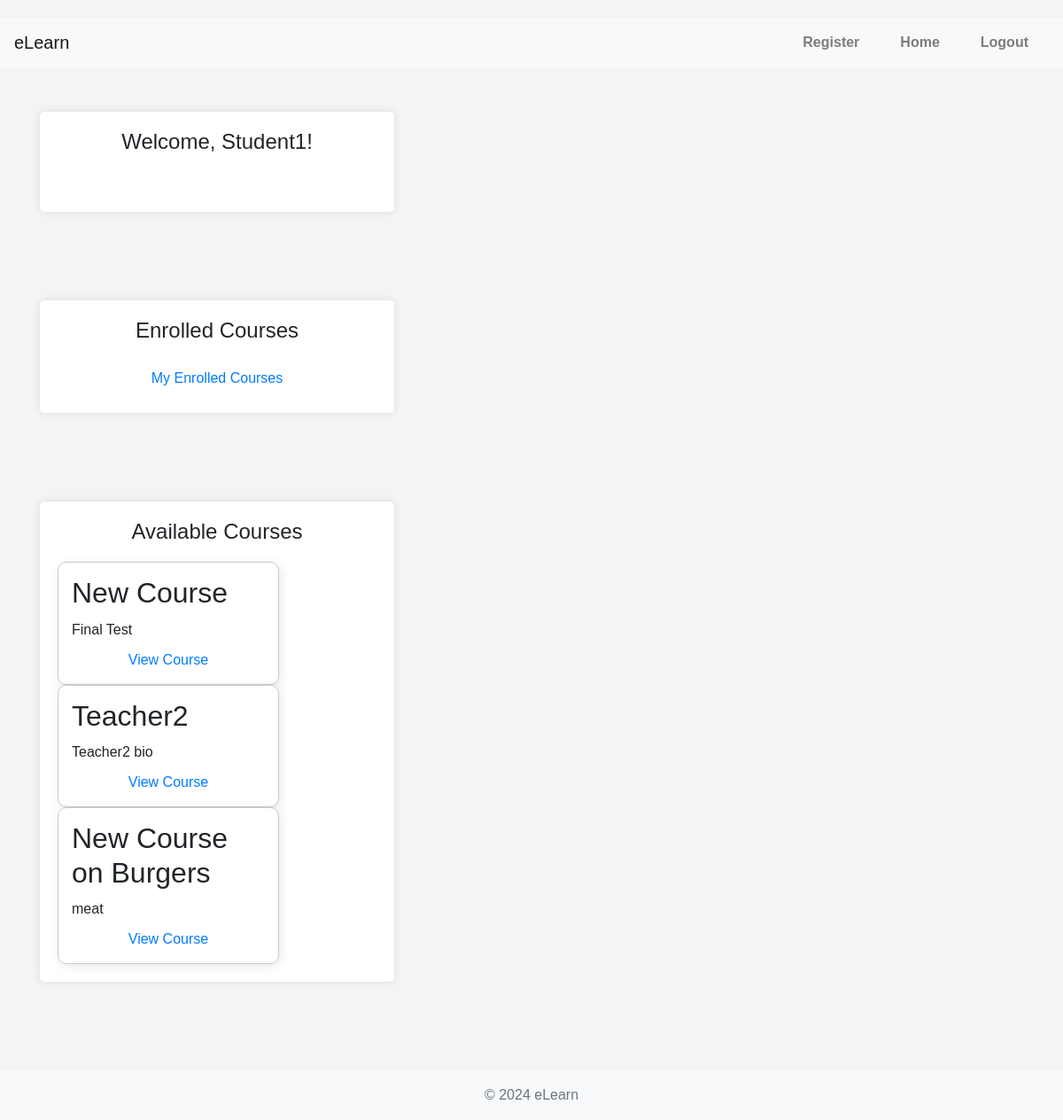
Page / (signed in) on the earlier database version.
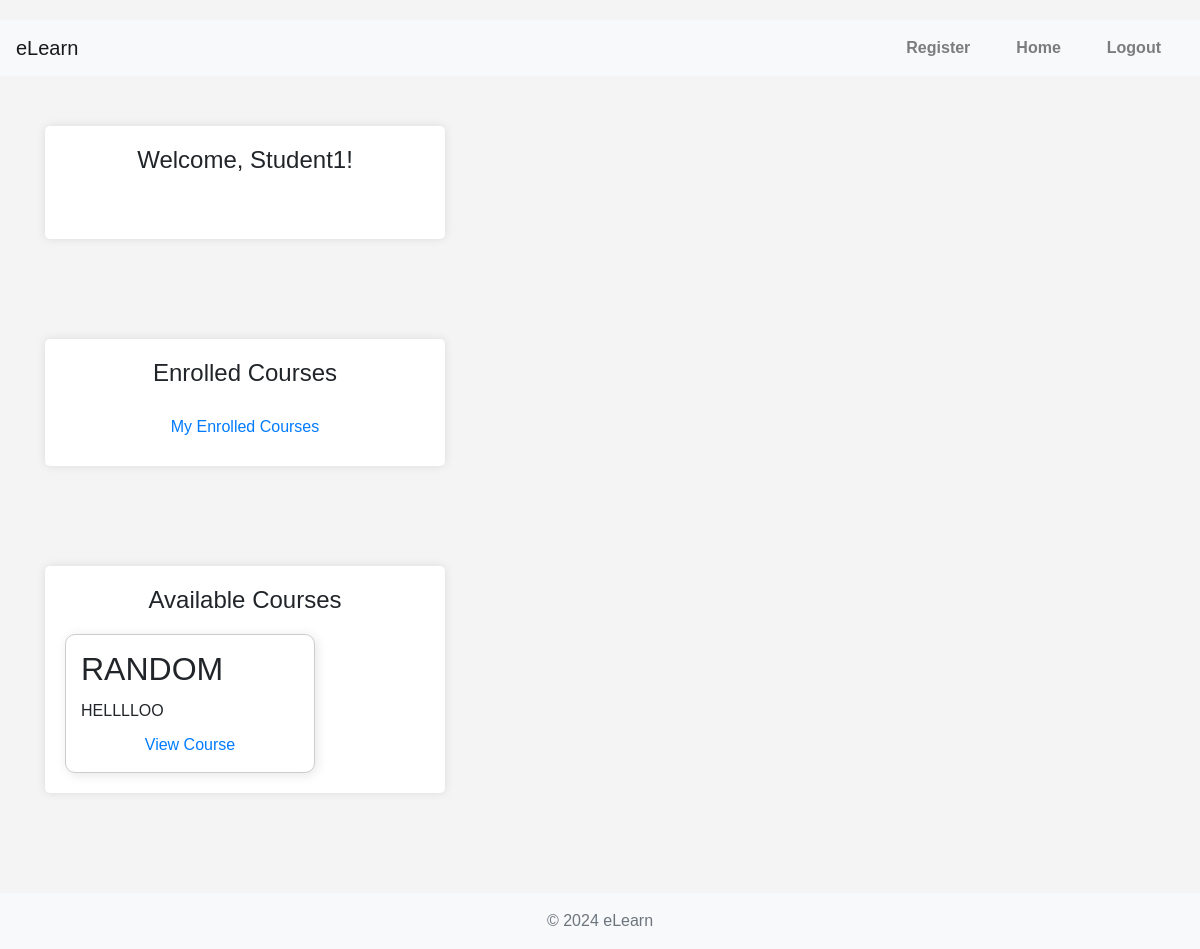
Same page on the later database version.
### courses/models.py (models this page shows, shortened)
class Course(models.Model):
    title = models.CharField(max_length=200)
    description = models.TextField()
    created_at = models.DateTimeField(auto_now_add=True)
    updated_at = models.DateTimeField(auto_now=True)
    teacher = models.ForeignKey(settings.AUTH_USER_MODEL, on_delete=models.CASCADE, related_name='courses')

### core/views.py (the view, shortened to what this page needs)
# urls.py: 2. Add a URL to urlpatterns:  path('', Home.as_view(), name='home')
@method_decorator(login_required, name='dispatch')
class Home(View):
    def get(self, request):
        context = {}
        if request.user.is_authenticated:
            context['username'] = request.user.username
            if request.user.is_student:
                self.ensure_student_record(request.user)
                student = get_object_or_404(Student, user=request.user)
                available_courses = Course.objects.all()
                context['available_courses'] = available_courses
            elif request.user.is_teacher:
                context['is_teacher'] = True  # Add this context variable
                available_courses = Course.objects.filter(teacher=request.user)
                context['available_courses'] = available_courses
        return render(request, 'core/home.html', context)
    def ensure_student_record(self, user):
        if user.is_student and not Student.objects.filter(user=user).exists():
            Student.objects.create(user=user)

### templates/core/home.html (shortened to what this page needs)
{% extends "core/base.html" %}
{% block content %}
<div class="home-container">
    {% if user.is_authenticated %}
        <h1>Welcome, {{ username }}!</h1>
    {% else %}
        <h1>Welcome to eLearn</h1>
        <p>Your one-stop solution for managing courses, assignments, and more.</p>
    {% endif %}
    <br>
</div>
{% if user.is_authenticated and user.is_student %}
<div class='home-container'>
    <h1>Enrolled Courses</h1>
    <a href="{% url 'courses:student_course_list' %}" class="btn">My Enrolled Courses</a>
    </div>
    <div class='home-container'>
        <h1>Available Courses</h1>
        <div class="course-list-container">
            {% for course in available_courses %}
            <div class="course-tile">
                <h2>{{ course.title }}</h2>
                <p>{{ course.description }}</p>
                <a href="{% url 'courses:course_detail' course.pk %}">View Course</a>
            </div>
            {% endfor %}
        </div>
    </div>
{% endif %}
{% endblock %}

Differences in the rows shown:
removed Course: title "New Course", description "Final Test"
removed Course: title "Teacher2", description "Teacher2 bio"
removed Course: title "New Course on Burgers", description "meat"
added Course: title "RANDOM", description "HELLLLOO"
